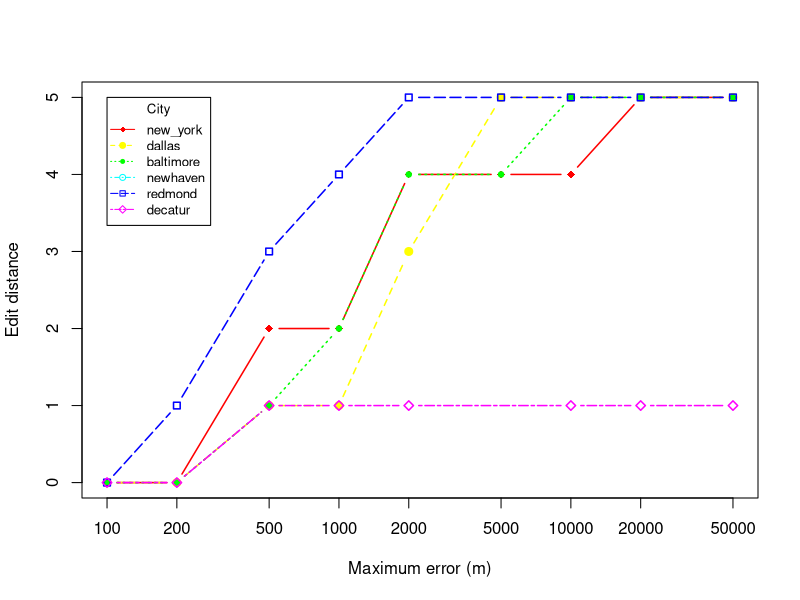

Here is the R script that generated this plot:
# Create Line Chart

jpeg("./../hospitals/medians_across_city_si_5.jpg")

# convert factor to numeric for convenience 
Medians <- read.csv("./../hospitals/medians_across_city_si_5.csv")
locations <- c("new_york","dallas","baltimore","newhaven","redmond","decatur")
nlocations <- length(locations)

# get the range for the x and y axis 
xrange <- range(Medians$skew)
yrange <- range(Medians$distortion)

# set up the plot 
plot(xrange, yrange, type="n", xlab="Maximum error (m)", log="x",
  	      ylab="Edit distance") 
colors <- rainbow(nlocations)
linetype <- c(1:nlocations) 
plotchar <- seq(18,18+nlocations,1)

# add lines 
for (i in 1:nlocations) { 
  city <- subset(Medians, location==locations[i])
  lines(sort(city$skew), sort(city$distortion), type="b", lwd=1.5,
    lty=linetype[i], col=colors[i], pch=plotchar[i])
} 

# add a title and subtitle 
title("")

# add a legend 
legend(xrange[1], yrange[2], locations, cex=0.8, col=colors,
  		   pch=plotchar, lty=linetype, title="City")

dev.off()
